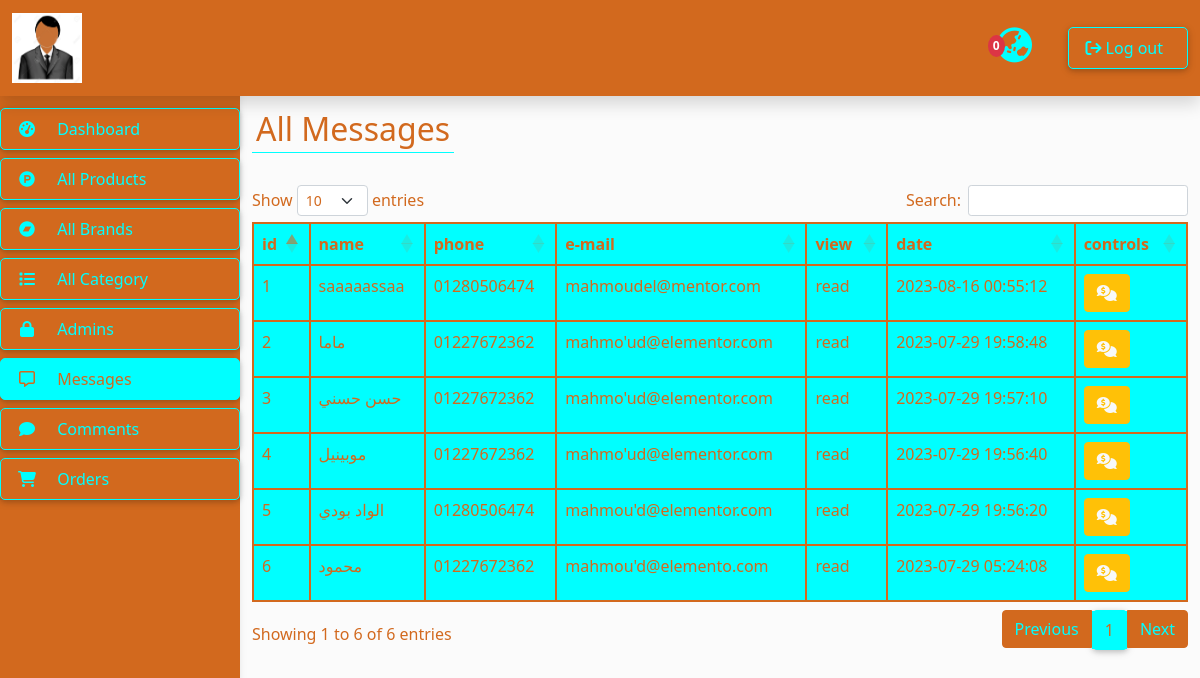
Before: /adminstrator/message.php (signed in) with the older database file.
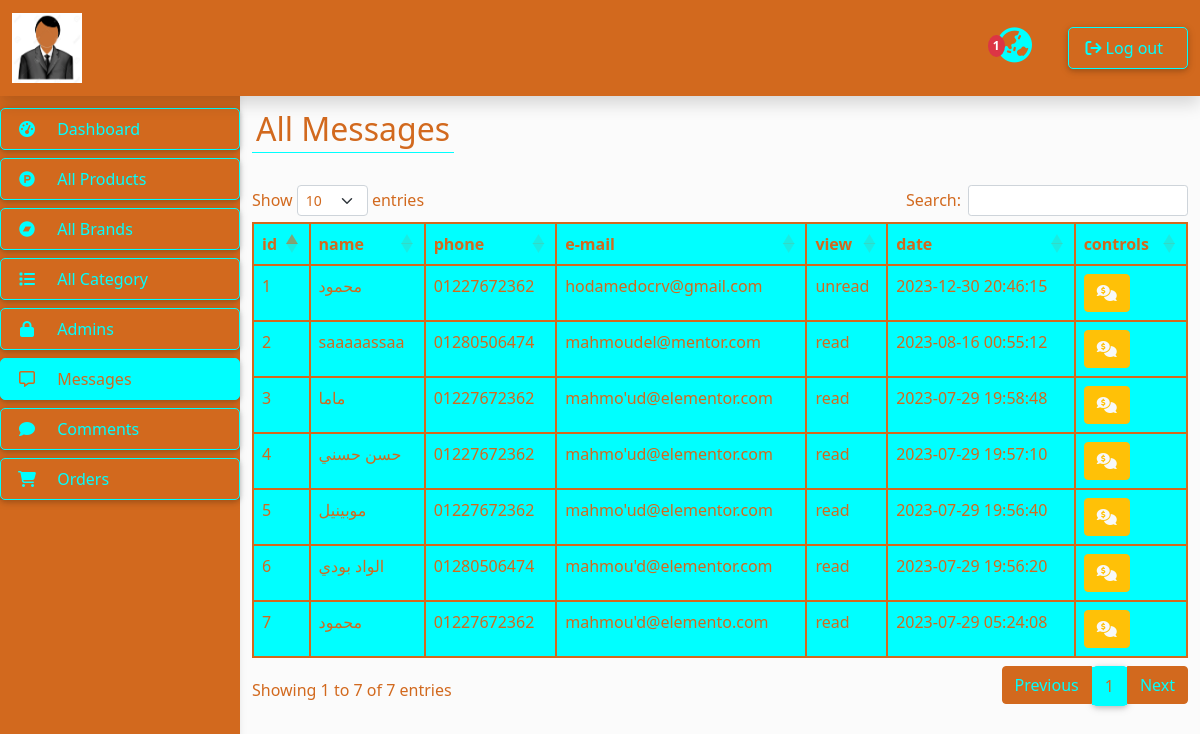
After: the same page with the newer database file.
### tables this page shows
CREATE TABLE `message` (
  `id` int(1) NOT NULL,
  `name` varchar(255) NOT NULL,
  `email` varchar(255) NOT NULL,
  `number` varchar(11) NOT NULL,
  `message` text NOT NULL,
  `view` tinyint(1) NOT NULL,
  `date` timestamp NOT NULL DEFAULT current_timestamp() ON UPDATE current_timestamp()
);

### adminstrator/message.php (the view, shortened to what this page needs)
<?php
include 'include files/header.php';
include 'include files/nav.php';
include 'include files/sidebar.php';
include 'sql/connect.php';
 ?>
 <main style="margin-top: 58px">
<br>
<br>
<div class="container">
    <div class="row">
        <div class="col-12">
          <?php
          if($_SESSION['log']!=3){
          ?>
        <h2 class="text-start p-1"  style="  color:chocolate; border-bottom:1px solid aqua; width:fit-content;">All Messages</h2>
    <br>
<table class=" tab  table mt-3"  style="width:100%" id= "example" >
        <thead class="head">
            <tr>
        <th>id</th>
        <th>name</th>
        <th>phone</th>
        <th>e-mail</th>
        <th>view</th>
        <th>date</th>
        <th>controls</th>
       </tr>
        </thead>
        <tbody align='left' class="live">
            <?php
  $id=1;
   $sql = "SELECT * FROM message ORDER BY date DESC" ;
   $result = $conn -> query($sql);
    while($row =$result -> fetch_assoc()){
        $read =$row['view'];?>
     <tr><td><?=$id++?></td>
    <td><?=$row['name']?></td>
    <td><?=$row['number']?></td>
    <td><?=$row['email']?></td>
    <td id ="m<?=$row['id']?>"><?php
    if($read==0){
        echo'unread';
    }
    else{
      echo 'read';
    }
    ?></td>
    <td id ="z<?=$row['id']?>"><?=$row['date']?></td>
   <td>
    <button type="button" class="btn btn-warning my-0" data-bs-toggle="modal" data-bs-target="#examplemodel<?php echo $row['id'];?>">
    <i class="fa-solid fa-comments-dollar text-light"></i>
      </button>
    </td>
    </tr>
         <?Php
         }
     ?>
     </tbody>
   </table>
   <?php
      }
      else{?>
      <h2 class="p-1 text-center" style ="color:chocolate;">You are not Allow to Access on This Table</h2>
      <?php
      }
          ?>
        </div>
    </div>
</div>
 <?php include 'include files/footer.php'; ?>

### adminstrator/include files/nav.php (shortened to what this page needs)
<nav
             id="main-navbar"
             class="navbar navbar-expand-lg navbar-light fixed-top shadow"
             >
          <div class="container-fluid">
            <a class="navbar-brand" href="">
            <img src="./assets/images/34583214-logo-admin-icon-administrator-illustration-of-a-man-in-a-jacket-and-shirt-ties-jacket-and-shirt-.webp" alt="" width="70" height="70">
            </a>
      <div class="d-flex  ">
      <div class=" d-block ms-1 mt-3  " style ="background-color: chocolate !important;">
      <a href="message.php" class="notification">
  <span>
    <i class="fa-solid fa-earth-asia fa-fw"></i>
</span>
  <span class="badge bg-danger message text-white ">
  <?php
  include './sql/connect.php';
  $sql_msg = "SELECT COUNT(view) FROM message WHERE view = 0  " ;
  $result_msg = $conn -> query($sql_msg);
   while($row_msg =$result_msg -> fetch_assoc()){
echo $row_msg['COUNT(view)'];
   }
  ?>
  </span>
</a>
                </div>
            <ul class=" d-block  mt-3 mx-0">
          <li class="   ">
                <a
                 href="logout.php"
                 class="list-group-item list-group-item-action  "
                 >
                 <i class="fa-solid fa-arrow-right-from-bracket "></i>
                 <span class="me-2">Log out</span></a
                >
                </li>
          </ul>
      </div>
          </div>
        </nav>

Changed rows visible on the page:
added message: name "محمود", number "01227672362", email "hodamedocrv@gmail.com", view "unread", date "2023-12-30 20:46:15"
Other visible differences:
text written by a page script: "Show entries Search: Showing 1 to 6 of 6 entries Previous 1 Next" → "Show entries Search: Showing 1 to 7 of 7 entries Previous 1 Next"
new list line: "1"
list line gone: "0"
